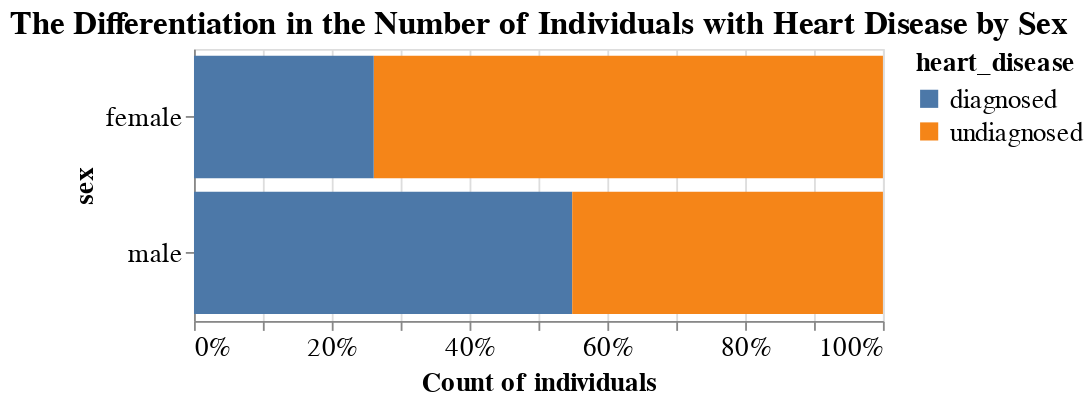

The notebook cell saved with this chart:
### Markdown cell above
We can see the individuals who were diagnosed to heart disease appear within the range of 50s to 60s. On the other hand, we can see that individuals who were not diagnosed spread over the broad range from 30s to 70s.

### Code cell
sex_bar_graph = (alt.Chart(hd_train, title = "The Differentiation in the Number of Individuals with Heart Disease by Sex")
                 .mark_bar()
                 .encode(
                     # x=alt.X("count()", title= "Count of individuals"), 
                     x=alt.X("count()", title= "Count of individuals", stack="normalize", axis=alt.Axis(format='%')),
                     y=alt.Y("sex"),
                     color="heart_disease"
                 ).properties(width=380, height=150)
)
sex_bar_graph

### Figure 1 — Vega-Lite specification as saved in the notebook (floating-point values rounded to 4 significant figures; data arrays with more than 128 entries replaced by an {"elided": "..."} marker saying what was removed)
{"config": {"view": {"height": 300, "width": 300}, "title": {"fontSize": 18}, "axisX": {"labelFontSize": 15, "titleFontSize": 15}, "axisY": {"labelFontSize": 15, "titleFontSize": 15}, "legend": {"labelFontSize": 15, "titleFontSize": 15}}, "data": {"name": "data-e34df536b0d75814b6f43aa19ae04b85"}, "mark": "bar", "encoding": {"color": {"field": "heart_disease", "type": "nominal"}, "x": {"aggregate": "count", "axis": {"format": "%"}, "stack": "normalize", "title": "Count of individuals", "type": "quantitative"}, "y": {"field": "sex", "type": "nominal"}}, "height": 150, "title": "The Differentiation in the Number of Individuals with Heart Disease by Sex", "width": 380, "$schema": "https://vega.github.io/schema/vega-lite/v4.17.0.json", "datasets": {"data-e34df536b0d75814b6f43aa19ae04b85": {"elided": "222 records"}}}
